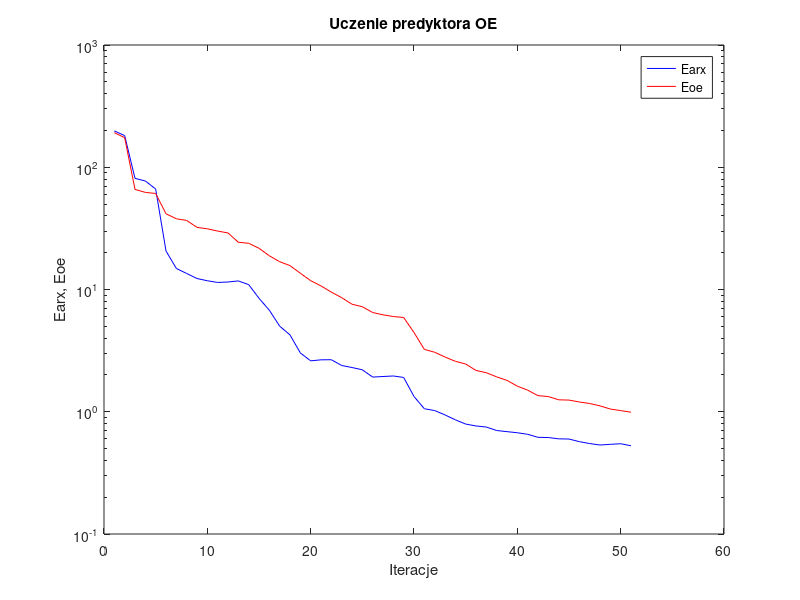
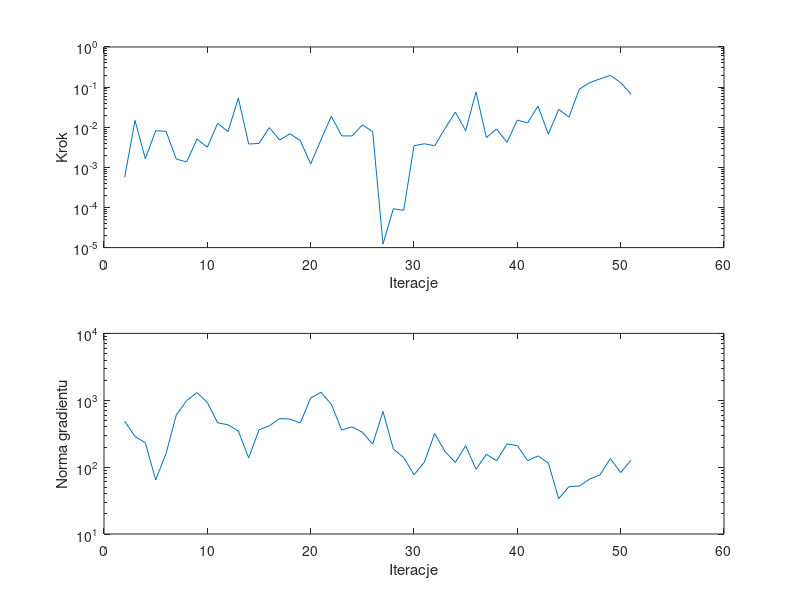

Here is the MATLAB script that generated these plots, in order:
%uczenie predyktora oe
clear all;
n=0; farx(n+1)=1.983097e+002; foe(n+1)=1.918154e+002; wspucz(n+1)=0.000000e+000; ng(n+1)=0.000000e+000;
%odnowa zmiennej metryki
n=1; farx(n+1)=1.814675e+002; foe(n+1)=1.745063e+002; krok(n+1)=5.705256e-004; ng(n+1)=4.848387e+002;
n=2; farx(n+1)=8.110089e+001; foe(n+1)=6.589565e+001; krok(n+1)=1.473291e-002; ng(n+1)=2.874112e+002;
n=3; farx(n+1)=7.722720e+001; foe(n+1)=6.229399e+001; krok(n+1)=1.629147e-003; ng(n+1)=2.315002e+002;
n=4; farx(n+1)=6.635036e+001; foe(n+1)=6.099829e+001; krok(n+1)=8.174750e-003; ng(n+1)=6.443633e+001;
n=5; farx(n+1)=2.066611e+001; foe(n+1)=4.163463e+001; krok(n+1)=7.946434e-003; ng(n+1)=1.591062e+002;
n=6; farx(n+1)=1.486485e+001; foe(n+1)=3.790341e+001; krok(n+1)=1.603465e-003; ng(n+1)=6.053453e+002;
n=7; farx(n+1)=1.352201e+001; foe(n+1)=3.672828e+001; krok(n+1)=1.369522e-003; ng(n+1)=9.872044e+002;
n=8; farx(n+1)=1.229716e+001; foe(n+1)=3.222495e+001; krok(n+1)=5.062842e-003; ng(n+1)=1.303473e+003;
n=9; farx(n+1)=1.179139e+001; foe(n+1)=3.136752e+001; krok(n+1)=3.188662e-003; ng(n+1)=9.270979e+002;
n=10; farx(n+1)=1.142018e+001; foe(n+1)=3.006197e+001; krok(n+1)=1.251065e-002; ng(n+1)=4.602751e+002;
n=11; farx(n+1)=1.151705e+001; foe(n+1)=2.901710e+001; krok(n+1)=7.780842e-003; ng(n+1)=4.305351e+002;
n=12; farx(n+1)=1.175523e+001; foe(n+1)=2.434470e+001; krok(n+1)=5.344903e-002; ng(n+1)=3.468010e+002;
n=13; farx(n+1)=1.096036e+001; foe(n+1)=2.389145e+001; krok(n+1)=3.816075e-003; ng(n+1)=1.373553e+002;
n=14; farx(n+1)=8.477350e+000; foe(n+1)=2.173596e+001; krok(n+1)=3.946279e-003; ng(n+1)=3.604656e+002;
n=15; farx(n+1)=6.770231e+000; foe(n+1)=1.888327e+001; krok(n+1)=9.749342e-003; ng(n+1)=4.145220e+002;
n=16; farx(n+1)=5.013719e+000; foe(n+1)=1.687499e+001; krok(n+1)=4.792105e-003; ng(n+1)=5.327328e+002;
n=17; farx(n+1)=4.250986e+000; foe(n+1)=1.568155e+001; krok(n+1)=6.905382e-003; ng(n+1)=5.232393e+002;
n=18; farx(n+1)=3.028058e+000; foe(n+1)=1.358524e+001; krok(n+1)=4.615931e-003; ng(n+1)=4.589251e+002;
n=19; farx(n+1)=2.608711e+000; foe(n+1)=1.181547e+001; krok(n+1)=1.218594e-003; ng(n+1)=1.079522e+003;
n=20; farx(n+1)=2.659275e+000; foe(n+1)=1.069836e+001; krok(n+1)=4.883941e-003; ng(n+1)=1.320179e+003;
n=21; farx(n+1)=2.665006e+000; foe(n+1)=9.518790e+000; krok(n+1)=1.877194e-002; ng(n+1)=8.697936e+002;
n=22; farx(n+1)=2.390021e+000; foe(n+1)=8.582270e+000; krok(n+1)=6.100588e-003; ng(n+1)=3.588622e+002;
n=23; farx(n+1)=2.300564e+000; foe(n+1)=7.576399e+000; krok(n+1)=6.053639e-003; ng(n+1)=4.006099e+002;
n=24; farx(n+1)=2.203967e+000; foe(n+1)=7.231052e+000; krok(n+1)=1.142218e-002; ng(n+1)=3.326753e+002;
n=25; farx(n+1)=1.921202e+000; foe(n+1)=6.479870e+000; krok(n+1)=7.799544e-003; ng(n+1)=2.210256e+002;
%odnowa zmiennej metryki
n=26; farx(n+1)=1.942449e+000; foe(n+1)=6.207851e+000; krok(n+1)=1.224850e-005; ng(n+1)=6.803423e+002;
n=27; farx(n+1)=1.961895e+000; foe(n+1)=6.011573e+000; krok(n+1)=9.292181e-005; ng(n+1)=1.865695e+002;
n=28; farx(n+1)=1.907766e+000; foe(n+1)=5.900550e+000; krok(n+1)=8.459568e-005; ng(n+1)=1.395759e+002;
n=29; farx(n+1)=1.333348e+000; foe(n+1)=4.448824e+000; krok(n+1)=3.442236e-003; ng(n+1)=7.679997e+001;
n=30; farx(n+1)=1.058397e+000; foe(n+1)=3.237086e+000; krok(n+1)=3.870712e-003; ng(n+1)=1.186842e+002;
n=31; farx(n+1)=1.022873e+000; foe(n+1)=3.066655e+000; krok(n+1)=3.446556e-003; ng(n+1)=3.175431e+002;
n=32; farx(n+1)=9.418881e-001; foe(n+1)=2.803644e+000; krok(n+1)=9.281129e-003; ng(n+1)=1.719102e+002;
n=33; farx(n+1)=8.594216e-001; foe(n+1)=2.586718e+000; krok(n+1)=2.378377e-002; ng(n+1)=1.175230e+002;
n=34; farx(n+1)=7.931339e-001; foe(n+1)=2.457976e+000; krok(n+1)=8.161186e-003; ng(n+1)=2.091777e+002;
n=35; farx(n+1)=7.651466e-001; foe(n+1)=2.177070e+000; krok(n+1)=7.581460e-002; ng(n+1)=9.322295e+001;
n=36; farx(n+1)=7.497212e-001; foe(n+1)=2.085873e+000; krok(n+1)=5.557598e-003; ng(n+1)=1.554386e+002;
n=37; farx(n+1)=7.022844e-001; foe(n+1)=1.929310e+000; krok(n+1)=8.966852e-003; ng(n+1)=1.246349e+002;
n=38; farx(n+1)=6.875052e-001; foe(n+1)=1.805564e+000; krok(n+1)=4.207904e-003; ng(n+1)=2.225370e+002;
n=39; farx(n+1)=6.734801e-001; foe(n+1)=1.619519e+000; krok(n+1)=1.506159e-002; ng(n+1)=2.093239e+002;
n=40; farx(n+1)=6.539011e-001; foe(n+1)=1.502382e+000; krok(n+1)=1.280341e-002; ng(n+1)=1.248988e+002;
n=41; farx(n+1)=6.177281e-001; foe(n+1)=1.354058e+000; krok(n+1)=3.361391e-002; ng(n+1)=1.472298e+002;
n=42; farx(n+1)=6.152879e-001; foe(n+1)=1.331800e+000; krok(n+1)=6.728198e-003; ng(n+1)=1.153882e+002;
n=43; farx(n+1)=6.004660e-001; foe(n+1)=1.252390e+000; krok(n+1)=2.788178e-002; ng(n+1)=3.374061e+001;
n=44; farx(n+1)=5.981963e-001; foe(n+1)=1.245730e+000; krok(n+1)=1.793370e-002; ng(n+1)=5.121177e+001;
n=45; farx(n+1)=5.692410e-001; foe(n+1)=1.201853e+000; krok(n+1)=8.892157e-002; ng(n+1)=5.210843e+001;
n=46; farx(n+1)=5.495331e-001; foe(n+1)=1.168209e+000; krok(n+1)=1.292163e-001; ng(n+1)=6.638898e+001;
n=47; farx(n+1)=5.344012e-001; foe(n+1)=1.117280e+000; krok(n+1)=1.600146e-001; ng(n+1)=7.655590e+001;
n=48; farx(n+1)=5.414821e-001; foe(n+1)=1.052344e+000; krok(n+1)=1.962005e-001; ng(n+1)=1.344827e+002;
n=49; farx(n+1)=5.476726e-001; foe(n+1)=1.022169e+000; krok(n+1)=1.297327e-001; ng(n+1)=8.283487e+001;
n=50; farx(n+1)=5.268081e-001; foe(n+1)=9.910827e-001; krok(n+1)=6.703118e-002; ng(n+1)=1.269251e+002;

figure; semilogy(farx,'b'); hold on; semilogy(foe,'r'); xlabel('Iteracje'); ylabel('Earx, Eoe'); legend('Earx','Eoe'); title('Uczenie predyktora OE');
figure; subplot(2,1,1); semilogy(krok); xlabel('Iteracje'); ylabel('Krok');
subplot(2,1,2); semilogy(ng); xlabel('Iteracje'); ylabel('Norma gradientu');
Earx=farx(n+1)
Eoe=foe(n+1)
